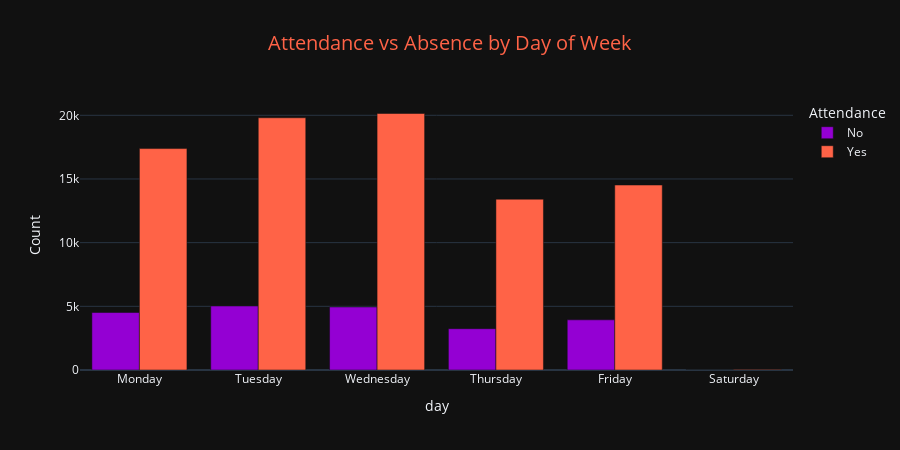

Write notebook code for a chart like this one.
### Code cell
fig_day = px.bar(
    attendance_by_day,
    x='day',
    y='Count',
    color='Attendance',
    barmode='group',
    title='Attendance vs Absence by Day of Week',
    color_discrete_sequence=colors_day_of_week,
    template=template_style
)
fig_day.update_layout(
    height=450,
    title_font=dict(size=20, color=colors_day_of_week[1]),
    title_x=0.5
)

### Figure 1 — Plotly figure (JSON) as saved in the notebook; plotly's stock layout.template omitted (floating-point values rounded to 4 significant figures)
{"data": [{"alignmentgroup": "True", "hovertemplate": "Attendance=No<br>day=%{x}<br>Count=%{y}<extra></extra>", "legendgroup": "No", "marker": {"color": "#9400d3", "pattern": {"shape": ""}}, "name": "No", "offsetgroup": "No", "orientation": "v", "showlegend": true, "textposition": "auto", "x": ["Monday", "Tuesday", "Wednesday", "Thursday", "Friday", "Saturday"], "xaxis": "x", "y": [4514, 5024, 4948, 3242, 3940, 9], "yaxis": "y", "type": "bar"}, {"alignmentgroup": "True", "hovertemplate": "Attendance=Yes<br>day=%{x}<br>Count=%{y}<extra></extra>", "legendgroup": "Yes", "marker": {"color": "#ff6347", "pattern": {"shape": ""}}, "name": "Yes", "offsetgroup": "Yes", "orientation": "v", "showlegend": true, "textposition": "auto", "x": ["Monday", "Tuesday", "Wednesday", "Thursday", "Friday", "Saturday"], "xaxis": "x", "y": [17387, 19806, 20142, 13414, 14524, 30], "yaxis": "y", "type": "bar"}], "layout": {"xaxis": {"anchor": "y", "domain": [0.0, 1.0], "title": {"text": "day"}}, "yaxis": {"anchor": "x", "domain": [0.0, 1.0], "title": {"text": "Count"}}, "legend": {"title": {"text": "Attendance"}, "tracegroupgap": 0}, "title": {"text": "Attendance vs Absence by Day of Week", "font": {"size": 20, "color": "#ff6347"}, "x": 0.5}, "barmode": "group", "height": 450}}
